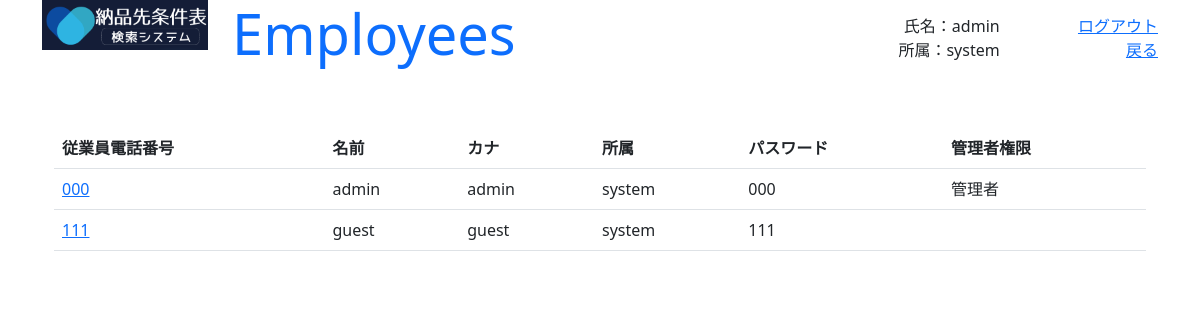
Page /show_employees (signed in) on the earlier database version.
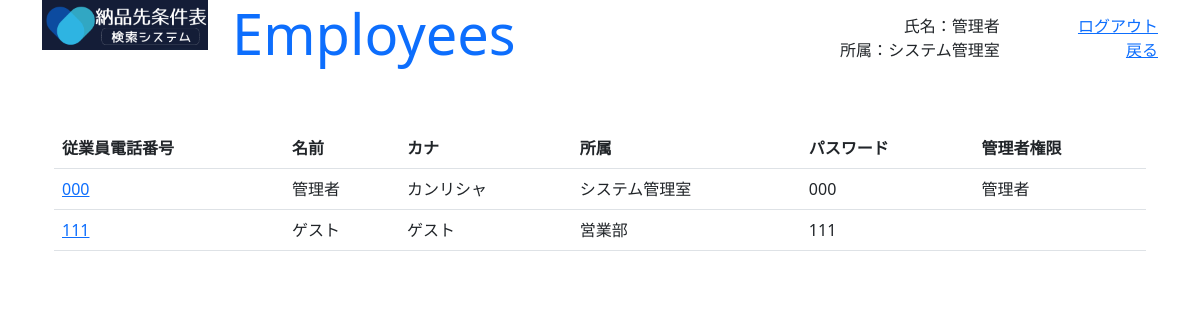
Same page on the later database version.
### GreenLine/models.py (models this page shows, shortened)
class Employee(models.Model) :
    organization = models.ForeignKey(Organization, on_delete=models.CASCADE)
    name = models.CharField(max_length=32, default='')
    kana_regex = RegexValidator(regex=r'^[ァ-ヴー]+$', message='カナはカタカナのみ入力できます')
    kana = models.CharField(validators=[kana_regex], max_length=64, default='')
    phone_regex = RegexValidator(regex=r'^[0-9]+$', message='電話番号は半角数字のみ入力できます')
    phone = models.CharField(validators=[phone_regex], max_length=16, default='')
    password = models.CharField(max_length=16, default='')
    auth = models.BooleanField(default=False)

class Organization(models.Model) :
    name = models.CharField(max_length=200, default='')

### GreenLine/views.py (the view)
# urls.py: path('show_employees', show_employees, name="show_employees"),
@csrf_exempt
def show_employees(request) :
    employee = get_employee(request, True)
    if not employee :
        return redirect('admin_login')
    params = {
        'title' : 'Employees',
        'msg' : '',
        'name' : employee.name,
        'organizaion' : employee.organization.name,
        'list' : Employee.objects.all(),
    }
    return render(request, 'show_employees.html', params)

### GreenLine/views.py (called while the page is built)
def get_employee(request, auth_flg) :
    if not 'employee' in request.session :
        return None
    employee = Employee.objects.filter(id=request.session['employee']).first()
    if not employee :
        return None
    if auth_flg and not employee.auth :
        return None
    return employee

### GreenLine/templates/show_employees.html (shortened to what this page needs)
{% load static %}
<!doctype html>
<html lang="ja">
<head>
    <link href="https://cdn.jsdelivr.net/npm/bootstrap@5.3.0-alpha1/dist/css/bootstrap.min.css" rel="stylesheet">
</head>
<body class="container" style="height: 95vh;">
    <div class="row align-items-start">
        <div class="col-2"><img src="{% static 'title.png' %}" width="100%"></div>
        <div id="main_header" class="col-10 container" style="height: 10vh; padding-bottom: 10px;">
            <div class="row align-items-center">
            <div class="col-6 text-start"><h1 class="display-4 text-primary">{{ title }}</h1></div>
            <div class="col-4 container">
                <div class="row"><div class="col text-end">氏名：{{ name }}</div></div>
                <div class="row"><div class="col text-end">所属：{{ organizaion }}</div></div>
            </div>
            <div class="col-2 container">
                <div class="row"><div class="col text-end"><a href="{% url 'admin_login' %}">ログアウト</a></div></div>
                <div class="row"><div class="col text-end"><a href="{% url 'admin_main' %}">戻る</a></div></div>
            </div>
            </div>
        </div>
    </div>
    <div id="employees_list" class="container mt-5">
        <table class=table>
            <thead>
                <tr>
                    <th scope="col">従業員電話番号</th>
                    <th scope="col">名前</th>
                    <th scope="col">カナ</th>
                    <th scope="col">所属</th>
                    <th scope="col">パスワード</th>
                    <th scope="col">管理者権限</th>
                </tr>
            </thead>
            <tbody>
            {% for e in list %}
                <tr>
                    <td><a href="{% url 'employee' e.id 0 %}">{{ e.phone }}</a></td>
                    <td>{{ e.name }}</td>
                    <td>{{ e.kana }}</td>
                    <td>{{ e.organization.name }}</td>
                    <td>{{ e.password }}</td>
                    <td>{% if e.auth %}管理者{% endif %}</td>
                </tr>
            {% endfor %}
            </tbody>
        </table>
    </div>
</body>
</html>

Differences in the rows shown:
changed Employee: name "admin" → "管理者"; kana "admin" → "カンリシャ"; organization.name "system" → "システム管理室"
changed Organization: name "system" → "システム管理室"
changed Employee: name "guest" → "ゲスト"; kana "guest" → "ゲスト"; organization.name "system" → "営業部"
